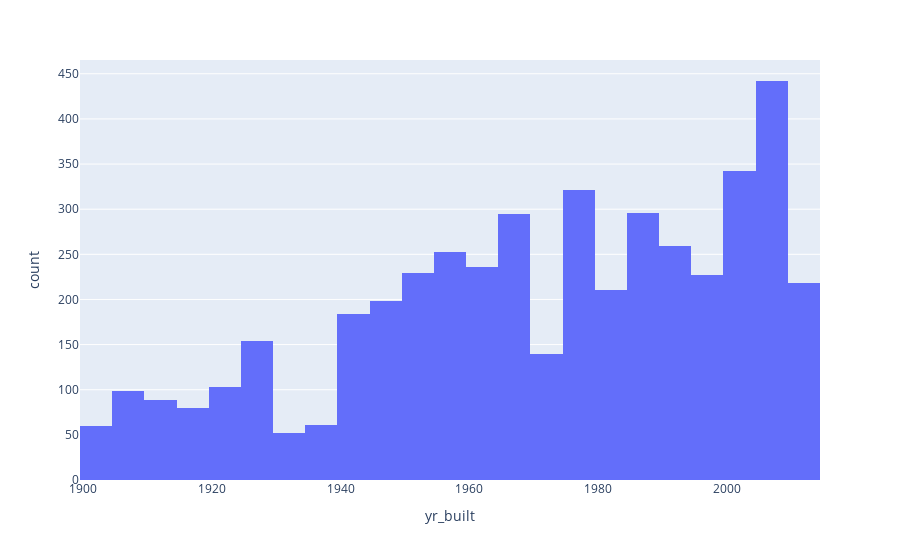

Notebook cell for this chart:
### Code cell
px.histogram(df, x= 'yr_built')

### Figure 1 — Plotly figure (JSON) as saved in the notebook; plotly's stock layout.template omitted (floating-point values rounded to 4 significant figures; data arrays with more than 128 entries replaced by an {"elided": "..."} marker saying what was removed)
{"data": [{"alignmentgroup": "True", "bingroup": "x", "hovertemplate": "yr_built=%{x}<br>count=%{y}<extra></extra>", "legendgroup": "", "marker": {"color": "#636efa", "pattern": {"shape": ""}}, "name": "", "offsetgroup": "", "orientation": "v", "showlegend": false, "type": "histogram", "x": {"elided": "4549 int values"}, "xaxis": "x", "yaxis": "y"}], "layout": {"barmode": "relative", "legend": {"tracegroupgap": 0}, "margin": {"t": 60}, "xaxis": {"anchor": "y", "domain": [0, 1], "title": {"text": "yr_built"}}, "yaxis": {"anchor": "x", "domain": [0, 1], "title": {"text": "count"}}}}
